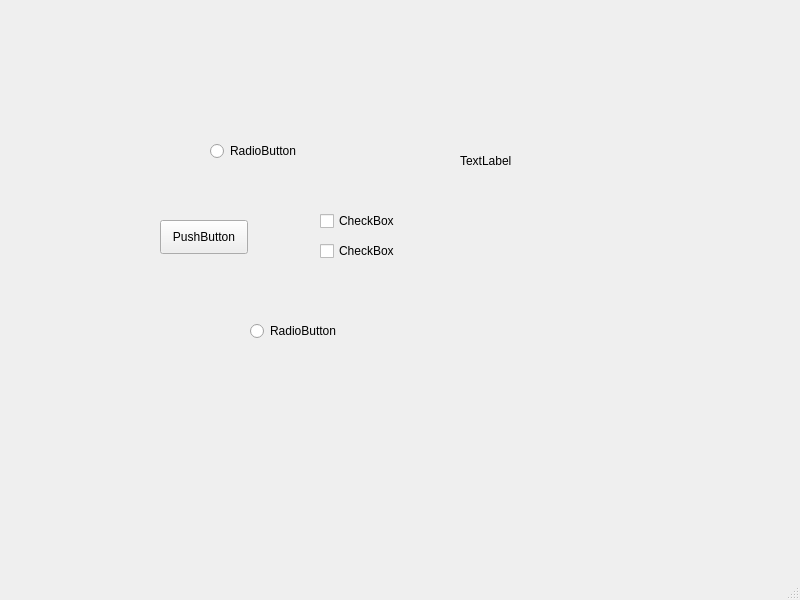
<?xml version="1.0" encoding="UTF-8"?>
<ui version="4.0">
 <class>MainWindow</class>
 <widget class="QMainWindow" name="MainWindow">
  <property name="geometry">
   <rect>
    <x>0</x>
    <y>0</y>
    <width>800</width>
    <height>600</height>
   </rect>
  </property>
  <property name="windowTitle">
   <string>MainWindow</string>
  </property>
  <widget class="QWidget" name="centralwidget">
   <widget class="QCheckBox" name="checkBox">
    <property name="geometry">
     <rect>
      <x>320</x>
      <y>210</y>
      <width>88</width>
      <height>22</height>
     </rect>
    </property>
    <property name="text">
     <string>CheckBox</string>
    </property>
   </widget>
   <widget class="QCheckBox" name="checkBox_2">
    <property name="geometry">
     <rect>
      <x>320</x>
      <y>240</y>
      <width>88</width>
      <height>22</height>
     </rect>
    </property>
    <property name="text">
     <string>CheckBox</string>
    </property>
   </widget>
   <widget class="QPushButton" name="pushButton">
    <property name="geometry">
     <rect>
      <x>160</x>
      <y>220</y>
      <width>88</width>
      <height>34</height>
     </rect>
    </property>
    <property name="text">
     <string>PushButton</string>
    </property>
   </widget>
   <widget class="QRadioButton" name="radioButton">
    <property name="geometry">
     <rect>
      <x>250</x>
      <y>320</y>
      <width>105</width>
      <height>22</height>
     </rect>
    </property>
    <property name="text">
     <string>RadioButton</string>
    </property>
   </widget>
   <widget class="QRadioButton" name="radioButton_2">
    <property name="geometry">
     <rect>
      <x>210</x>
      <y>140</y>
      <width>105</width>
      <height>22</height>
     </rect>
    </property>
    <property name="text">
     <string>RadioButton</string>
    </property>
   </widget>
   <widget class="QLabel" name="label">
    <property name="geometry">
     <rect>
      <x>460</x>
      <y>120</y>
      <width>141</width>
      <height>81</height>
     </rect>
    </property>
    <property name="text">
     <string>TextLabel</string>
    </property>
   </widget>
  </widget>
  <widget class="QMenuBar" name="menubar">
   <property name="geometry">
    <rect>
     <x>0</x>
     <y>0</y>
     <width>800</width>
     <height>30</height>
    </rect>
   </property>
  </widget>
  <widget class="QStatusBar" name="statusbar"/>
 </widget>
 <resources/>
 <connections>
  <connection>
   <sender>pushButton</sender>
   <signal>clicked()</signal>
   <receiver>label</receiver>
   <slot>clear()</slot>
   <hints>
    <hint type="sourcelabel">
     <x>203</x>
     <y>266</y>
    </hint>
    <hint type="destinationlabel">
     <x>530</x>
     <y>190</y>
    </hint>
   </hints>
  </connection>
 </connections>
</ui>
